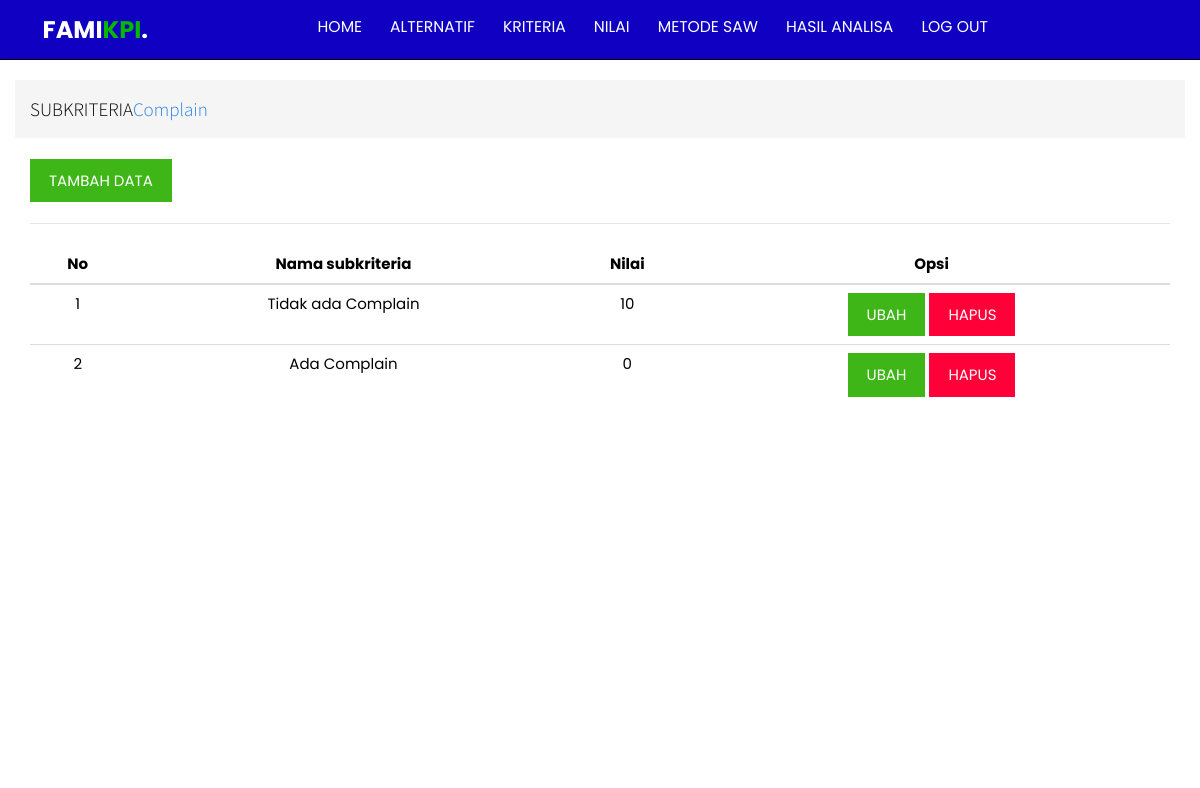
Screenshot of /admin/subkriteria.php?id_kriteria=2 (signed in) with the database file from the repository.
### tables this page shows
CREATE TABLE `tbl_kriteria` (
  `id_kriteria` int(11) NOT NULL,
  `nama_kriteria` varchar(50) NOT NULL,
  `bobot_kriteria` double NOT NULL,
  `tipe_kriteria` varchar(20) NOT NULL
);

CREATE TABLE `tbl_subkriteria` (
  `id_subkriteria` int(11) NOT NULL,
  `id_kriteria` int(11) NOT NULL,
  `nama_subkriteria` varchar(50) NOT NULL,
  `nilai_subkriteria` int(11) NOT NULL
);

### admin/subkriteria.php (the view)
<?php
include 'header.php';
?>
<link rel="stylesheet" href="../asset/css/csstop.css" />
<div class="container">
	<div class="row">
		<?php
		$data = mysqli_query($conn,"SELECT * FROM tbl_kriteria WHERE id_kriteria = '$_GET[id_kriteria]'");
		$a = mysqli_fetch_array($data);
		?>
		<ol class="breadcrumb"><h4>SUBKRITERIA<a href="kriteria.php"><?php echo $a['nama_kriteria'] ?></a></h4></ol>
	</div>
	<div class="panel-container">
		<div class="boostrap-table">
			<a href="subkriteriaaksi.php?aksi=tambah&id_kriteria= <?php echo $_GET['id_kriteria'] ?>" class="btn btn-success">TAMBAH DATA</a>
			<hr>
			<div class="table-responsive">
				<table class="table table-border">
					<thead>
						<tr>
							<th class="text-center">No</th>
							<th class="text-center">Nama subkriteria</th>
							<th class="text-center">Nilai</th>
							<th class="text-center">Opsi</th>
						</tr>
					</thead>
					<tbody>
						<?php
				           $data = mysqli_query($conn, "SELECT * FROM tbl_kriteria a, tbl_subkriteria b WHERE a.id_kriteria=b.id_kriteria AND b.id_kriteria='$_GET[id_kriteria]' order by b.id_subkriteria");
				           $no=1;
				           while ($a=mysqli_fetch_array($data)) {
				            	?>
				            	<tr>
				            		<td class="text-center"><?php echo $no++ ?>
				            		</td>
				            		<td class="text-center"><?php echo $a['nama_subkriteria']; ?>
				            		</td>
				            		<td class="text-center"><?php echo $a['nilai_subkriteria']; ?>
				            		</td>
				            		<td class="text-center">
				            			<a href="subkriteriaaksi.php?id_kriteria=<?php echo $a['id_kriteria']; ?>&id_subkriteria=<?php echo $a['id_subkriteria']; ?>&aksi=ubah" class="btn btn-success">UBAH</a>
				            			<a href="subkriteriaproses.php?id_kriteria=<?php echo $a['id_kriteria']; ?>&id_subkriteria=<?php echo $a['id_subkriteria']; ?>&proses=proseshapus" class= "btn btn-danger">HAPUS</a>
				            		</td>
				            	</tr>
				            <?php }?>
					</tbody>
				</table>
			</div>
		</div>
	</div>
</div>

### asset/css/style.css (style rules this page uses)
:root { --primary: rgb(16, 0, 194); --bg: #fff; }
* { margin: 0; padding: 0; box-sizing: border-box; outline: none; border: none; text-decoration: none; }
body { font-family: "poppins", sans-serif; background-color: var(--bg); color: black; }
@media (max-width: 1366px) { html { font-size: 75%; } }

### asset/css/csstop.css (style rules this page uses)
.container { position: relative; top: 80px; height: 85vh; }

### rows the page displays
tbl_kriteria: nama_kriteria "Complain"
tbl_subkriteria: nama_subkriteria "Tidak ada Complain", nilai_subkriteria "10"
tbl_subkriteria: nama_subkriteria "Ada Complain", nilai_subkriteria "0"
